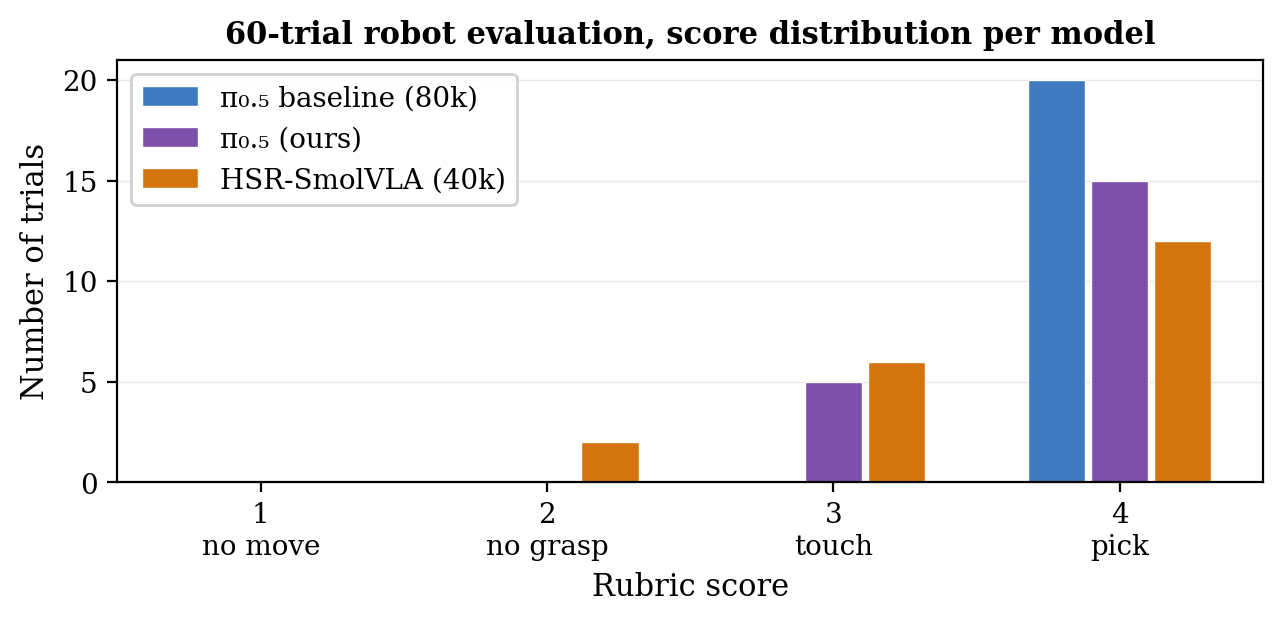

This chart was generated by the following Python code:
"""
Reproduce the 60-trial robot evaluation results from data/robot_trials.csv.

The script does three things. It prints the mean rubric score for each
model, runs the three pairwise Mann-Whitney U tests, and saves a small
figure with the per-model score distribution. The numbers it prints
should match Table I and the significance statement in the paper to
the third decimal. The CSV is the source of truth, so if you want to
explore a different aggregation (per-object, per-trial-order, etc.)
you can load it with pandas and slice it directly.

Run it with

    python figures/robot_trials.py
    python figures/robot_trials.py --csv data/robot_trials.csv --out figures/robot_trials.pdf
"""

import argparse
from itertools import combinations
from pathlib import Path

import matplotlib
matplotlib.use("Agg")
import matplotlib.pyplot as plt
import numpy as np
import pandas as pd
from scipy.stats import mannwhitneyu


PRETTY = {
    "pi05_baseline_80k": "π₀.₅ baseline (80k)",
    "pi05_ours":         "π₀.₅ (ours)",
    "hsr_smolvla_40k":   "HSR-SmolVLA (40k)",
}

# Rendered in the same order as the paper Table I.
ORDER = ["pi05_baseline_80k", "pi05_ours", "hsr_smolvla_40k"]

COLORS = {
    "pi05_baseline_80k":   "#3D7ABF",
    "pi05_ours": "#7B4FAA",
    "hsr_smolvla_40k":     "#D4740E",
}


def summary(df: pd.DataFrame):
    print(f"\n{'Model':<32} {'n':>4} {'mean':>7} {'median':>7}  score histogram (1..4)")
    print("-" * 78)
    for m in ORDER:
        scores = df.loc[df["model"] == m, "score"].to_numpy()
        hist = [int((scores == k).sum()) for k in (1, 2, 3, 4)]
        print(f"{PRETTY[m]:<32} {len(scores):>4} {scores.mean():>7.3f} "
              f"{np.median(scores):>7.1f}  {hist}")


def pairwise(df: pd.DataFrame, alpha: float = 0.05):
    # The paper uses a one-sided test because we had a directional
    # hypothesis going in (the baseline ranks highest, our pi0.5
    # in the middle, HSR-SmolVLA last, by total MSE on the matching
    # offline split). We pass `alternative="greater"` so the test asks
    # "is the first group's distribution stochastically larger than
    # the second's", which is exactly that hypothesis. ORDER below is
    # ranked high to low, so every pair is tested in the expected
    # direction.
    print("\nMann-Whitney U (one-sided, alternative='greater')")
    print("-" * 78)
    results = []
    for a, b in combinations(ORDER, 2):
        xa = df.loc[df["model"] == a, "score"].to_numpy()
        xb = df.loc[df["model"] == b, "score"].to_numpy()
        u, p = mannwhitneyu(xa, xb, alternative="greater")
        marker = "*" if p < alpha else " "
        print(f"  {PRETTY[a]:<28} >  {PRETTY[b]:<28} U={u:>6.1f}  p={p:.4f} {marker}")
        results.append((a, b, u, p))
    print(f"\n* p < {alpha}")
    return results


def figure(df: pd.DataFrame, out_path: Path):
    plt.rcParams.update({
        "font.family": "serif",
        "font.serif": ["Times New Roman", "Times", "DejaVu Serif"],
        "axes.labelsize": 11,
        "xtick.labelsize": 10,
        "ytick.labelsize": 10,
        "legend.fontsize": 10,
    })
    fig, ax = plt.subplots(figsize=(6.5, 3.2))

    bin_edges = np.arange(0.5, 5.5, 1.0)
    offsets = {-1: -0.22, 0: 0.0, 1: 0.22}
    width = 0.20
    for i, m in enumerate(ORDER):
        scores = df.loc[df["model"] == m, "score"].to_numpy()
        counts, _ = np.histogram(scores, bins=bin_edges)
        x = np.array([1, 2, 3, 4]) + offsets[i - 1]
        ax.bar(x, counts, width=width, color=COLORS[m],
               edgecolor="white", linewidth=0.5, label=PRETTY[m])

    ax.set_xticks([1, 2, 3, 4])
    ax.set_xticklabels(["1\nno move", "2\nno grasp", "3\ntouch", "4\npick"])
    ax.set_xlabel("Rubric score")
    ax.set_ylabel("Number of trials")
    ax.set_ylim(0, 21)
    ax.set_title("60-trial robot evaluation, score distribution per model",
                 fontsize=11, fontweight="bold")
    ax.legend(loc="upper left", framealpha=0.9)
    ax.grid(True, axis="y", alpha=0.3, linewidth=0.5)
    ax.set_axisbelow(True)
    plt.tight_layout()

    out_path.parent.mkdir(parents=True, exist_ok=True)
    plt.savefig(out_path, bbox_inches="tight", dpi=300)
    png_path = out_path.with_suffix(".png")
    plt.savefig(png_path, bbox_inches="tight", dpi=200)
    print(f"\nSaved {out_path} and {png_path}")


def main():
    parser = argparse.ArgumentParser(description="Per-model summary and Mann-Whitney U on the 60 robot trials")
    parser.add_argument("--csv", type=str,
                        default=str(Path(__file__).resolve().parents[1] / "data" / "robot_trials.csv"))
    parser.add_argument("--out", type=str,
                        default=str(Path(__file__).resolve().parent / "robot_trials.pdf"))
    args = parser.parse_args()

    df = pd.read_csv(args.csv)
    expected_cols = {"model", "trial", "score"}
    missing = expected_cols - set(df.columns)
    if missing:
        raise SystemExit(f"CSV is missing columns {missing}")

    summary(df)
    pairwise(df)
    figure(df, Path(args.out))


if __name__ == "__main__":
    main()
